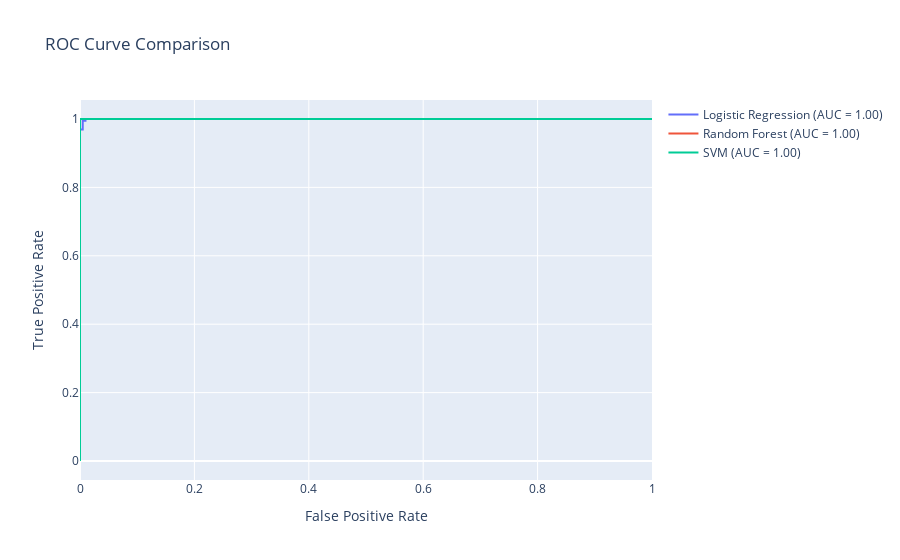

Source (notebook cell):
### Markdown cell above
### ROC Curves

### Code cell
fig_roc = go.Figure()

for name, model in models.items():
    if hasattr(model, "predict_proba"):
        y_prob = model.predict_proba(X_test_tfidf)[:, 1]
        fpr, tpr, _ = roc_curve(y_test, y_prob)
        roc_auc = auc(fpr, tpr)
        
        fig_roc.add_trace(go.Scatter(x=fpr, y=tpr, mode='lines', name=f'{name} (AUC = {roc_auc:.2f})'))

fig_roc.update_layout(title='ROC Curve Comparison', xaxis_title='False Positive Rate', yaxis_title='True Positive Rate')
fig_roc.show()

### Figure 1 — Plotly figure (JSON) as saved in the notebook; plotly's stock layout.template omitted (floating-point values rounded to 4 significant figures)
{"data": [{"mode": "lines", "name": "Logistic Regression (AUC = 1.00)", "type": "scatter", "x": [0.0, 0.0, 0.0, 0.004785, 0.004785, 0.009569, 0.009569, 1.0], "y": [0.0, 0.005076, 0.9695, 0.9695, 0.9949, 0.9949, 1.0, 1.0]}, {"mode": "lines", "name": "Random Forest (AUC = 1.00)", "type": "scatter", "x": [0.0, 0.0, 0.0, 0.0, 0.0, 0.0, 0.0, 0.0, 0.0, 0.0, 0.0, 0.0, 0.0, 0.0, 0.0, 0.0, 0.0, 0.0, 0.0, 0.0, 0.0, 0.0, 0.0, 0.0, 0.0, 0.01914, 0.02871, 0.03349, 0.05263, 0.05742, 0.08612, 0.11, 0.1292, 0.1531, 0.1914, 0.201, 0.2344, 0.2919, 0.3636, 0.4115, 0.4928, 0.5502, 0.6507, 0.7129, 0.7943, 0.8517, 0.9187, 0.9426, 1.0], "y": [0.0, 0.0203, 0.04569, 0.1269, 0.1777, 0.3503, 0.4112, 0.4416, 0.5127, 0.5635, 0.599, 0.6599, 0.7107, 0.736, 0.7462, 0.797, 0.8477, 0.8579, 0.8731, 0.9036, 0.9239, 0.9645, 0.9695, 0.9797, 1.0, 1.0, 1.0, 1.0, 1.0, 1.0, 1.0, 1.0, 1.0, 1.0, 1.0, 1.0, 1.0, 1.0, 1.0, 1.0, 1.0, 1.0, 1.0, 1.0, 1.0, 1.0, 1.0, 1.0, 1.0]}, {"mode": "lines", "name": "SVM (AUC = 1.00)", "type": "scatter", "x": [0.0, 0.0, 0.0, 0.9665, 1.0], "y": [0.0, 0.0203, 1.0, 1.0, 1.0]}], "layout": {"title": {"text": "ROC Curve Comparison"}, "xaxis": {"title": {"text": "False Positive Rate"}}, "yaxis": {"title": {"text": "True Positive Rate"}}}}
